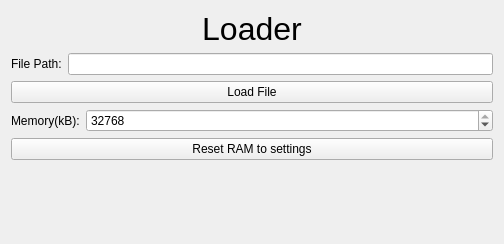
<?xml version="1.0" encoding="UTF-8"?>
<ui version="4.0">
 <class>LoaderWidget</class>
 <widget class="QWidget" name="LoaderWidget">
  <property name="geometry">
   <rect>
    <x>0</x>
    <y>0</y>
    <width>504</width>
    <height>244</height>
   </rect>
  </property>
  <property name="windowTitle">
   <string>Form</string>
  </property>
  <layout class="QVBoxLayout" name="verticalLayout">
   <item>
    <widget class="QLabel" name="loaderLabel">
     <property name="font">
      <font>
       <pointsize>24</pointsize>
      </font>
     </property>
     <property name="text">
      <string>Loader</string>
     </property>
     <property name="alignment">
      <set>Qt::AlignCenter</set>
     </property>
     <property name="margin">
      <number>16</number>
     </property>
    </widget>
   </item>
   <item>
    <layout class="QHBoxLayout" name="filepathLayout">
     <item>
      <widget class="QLabel" name="filepathLabel">
       <property name="text">
        <string>File Path:</string>
       </property>
      </widget>
     </item>
     <item>
      <widget class="QLineEdit" name="filepathLineEdit">
       <property name="enabled">
        <bool>true</bool>
       </property>
       <property name="sizePolicy">
        <sizepolicy hsizetype="Expanding" vsizetype="Fixed">
         <horstretch>0</horstretch>
         <verstretch>0</verstretch>
        </sizepolicy>
       </property>
       <property name="readOnly">
        <bool>true</bool>
       </property>
      </widget>
     </item>
    </layout>
   </item>
   <item>
    <widget class="QPushButton" name="loadFileButton">
     <property name="text">
      <string>Load File</string>
     </property>
    </widget>
   </item>
   <item>
    <layout class="QHBoxLayout" name="memoryLayout">
     <item>
      <widget class="QLabel" name="memoryKbLabel">
       <property name="text">
        <string>Memory(kB):</string>
       </property>
      </widget>
     </item>
     <item>
      <widget class="QSpinBox" name="memorySpinBox">
       <property name="sizePolicy">
        <sizepolicy hsizetype="Expanding" vsizetype="Fixed">
         <horstretch>0</horstretch>
         <verstretch>0</verstretch>
        </sizepolicy>
       </property>
       <property name="prefix">
        <string/>
       </property>
       <property name="minimum">
        <number>1</number>
       </property>
       <property name="maximum">
        <number>32768</number>
       </property>
       <property name="value">
        <number>32768</number>
       </property>
      </widget>
     </item>
    </layout>
   </item>
   <item>
    <widget class="QPushButton" name="initRAMButton">
     <property name="text">
      <string>Reset RAM to settings</string>
     </property>
    </widget>
   </item>
   <item>
    <spacer name="verticalSpacer">
     <property name="orientation">
      <enum>Qt::Vertical</enum>
     </property>
     <property name="sizeHint" stdset="0">
      <size>
       <width>20</width>
       <height>40</height>
      </size>
     </property>
    </spacer>
   </item>
  </layout>
 </widget>
 <resources/>
 <connections/>
</ui>
